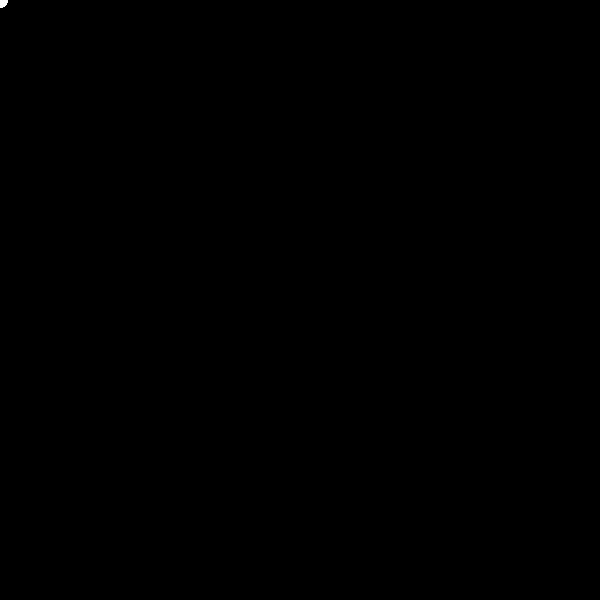
Frame 1 (no input)
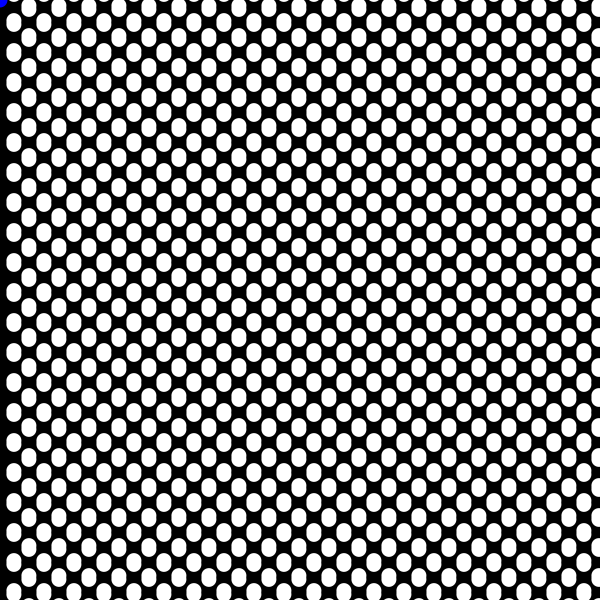
Frame 60 (the mouse pressed at the canvas centre just before this capture)
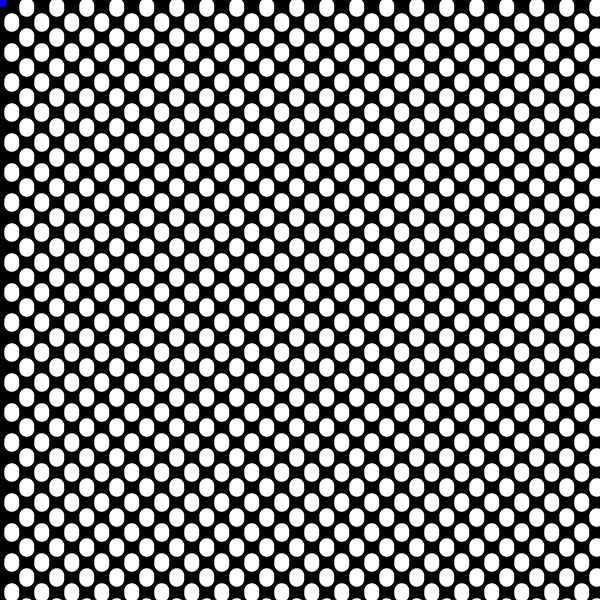
Frame 120 (the mouse held since frame 60 and released just before this capture)

The Processing sketch that drew these frames (run headless with seeded random() and noise(); from frame 60 on, the mouse is pressed at the canvas centre):

// Processing sketch: sketch_twoDimensional_arrays_with_Orbits
// ── sketch_twoDimensional_arrays_with_Orbits.pde
Ellipse myEllipse;//creating a class and calling it to work
int num = 100;
Ellipse[][] ellipses = new Ellipse[num][num];//creating an ellipse array for all the other ellipses 
int size = 15;

void setup() {
  size(600, 600);

  myEllipse = new Ellipse(width/2, height/2);//calling a new instamce of the ellipse class previously created 

  for (int i = 0; i<num; i++) {
    for (int j = 0; j<num; j++) {
      ellipses[i][j] = new Ellipse(i*size, j*size);
    }
  }
}

void draw() {
  background(0);
  noStroke();
  myEllipse.display(color(0, 0, 255));//showing the display function within that class (ellipse class)
  myEllipse.orbit(1);//controlling the orbit of the blue circle

  myEllipse.orbit(1);

  myEllipse = new Ellipse(width/2, height/2);
  for (int i=0; i<num; i++) {
    for (int j=0; j<num; j++) {
      color c =int(map(i*j, 0, 100, 0, 255));
      ellipses[i][j].display(color(255));
      if ((i+j)%2 == 0) {

        ellipses[i][j].orbit(1);
      } else {
        ellipses[i][j].orbit(-1);
      }
    }
  }
}
// ── Ellipse.pde
class Ellipse{
  
 //data
 PVector position;
 PVector translate;
 int size;
 
 //constructor
 Ellipse(int _xPos, int _yPos){
  position = new PVector(0, 0);
  translate = new PVector(_xPos, _yPos);
  size = 15;
   
 }
 
 //parameter holding a value for our color
 void display(color c){
  fill (c); 
  ellipse(position.x, position.y, size, size);//must be written as "position.x/postion.y" because the x and y positions were established as Pvectors 
   
   }

void orbit(int orbitDirection){
  position.x = cos(frameCount * .1) * size + translate.x; 
  position.y = orbitDirection*sin(frameCount * .1) * size + translate.y;//controlling the direction of the orbit of the blue circle
  
  
  
}


//methods

  
    
}
